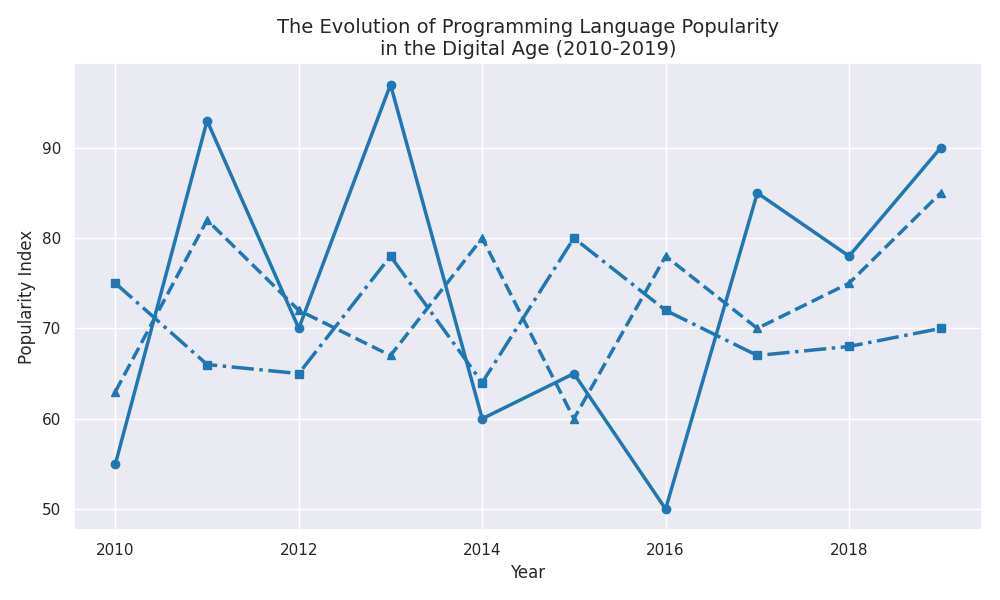

Reproduce this figure in Python.
import matplotlib.pyplot as plt
import numpy as np

years = np.arange(2010, 2020)

python_popularity = np.array([55, 93, 70, 97, 60, 65, 50, 85, 78, 90])
javascript_popularity = np.array([63, 82, 72, 67, 80, 60, 78, 70, 75, 85])
java_popularity = np.array([75, 66, 65, 78, 64, 80, 72, 67, 68, 70])

fig, ax = plt.subplots(figsize=(10, 6))

# Set a single color for all data groups
common_color = 'tab:blue'

ax.plot(years, python_popularity, color=common_color, marker='o', linewidth=2.5, linestyle='-')
ax.plot(years, javascript_popularity, color=common_color, marker='^', linewidth=2.5, linestyle='--')
ax.plot(years, java_popularity, color=common_color, marker='s', linewidth=2.5, linestyle='-.')

ax.set_xlabel('Year', fontsize=12)
ax.set_ylabel('Popularity Index', fontsize=12)
ax.set_title('The Evolution of Programming Language Popularity\nin the Digital Age (2010-2019)', fontsize=14)

plt.tight_layout()
plt.show()
